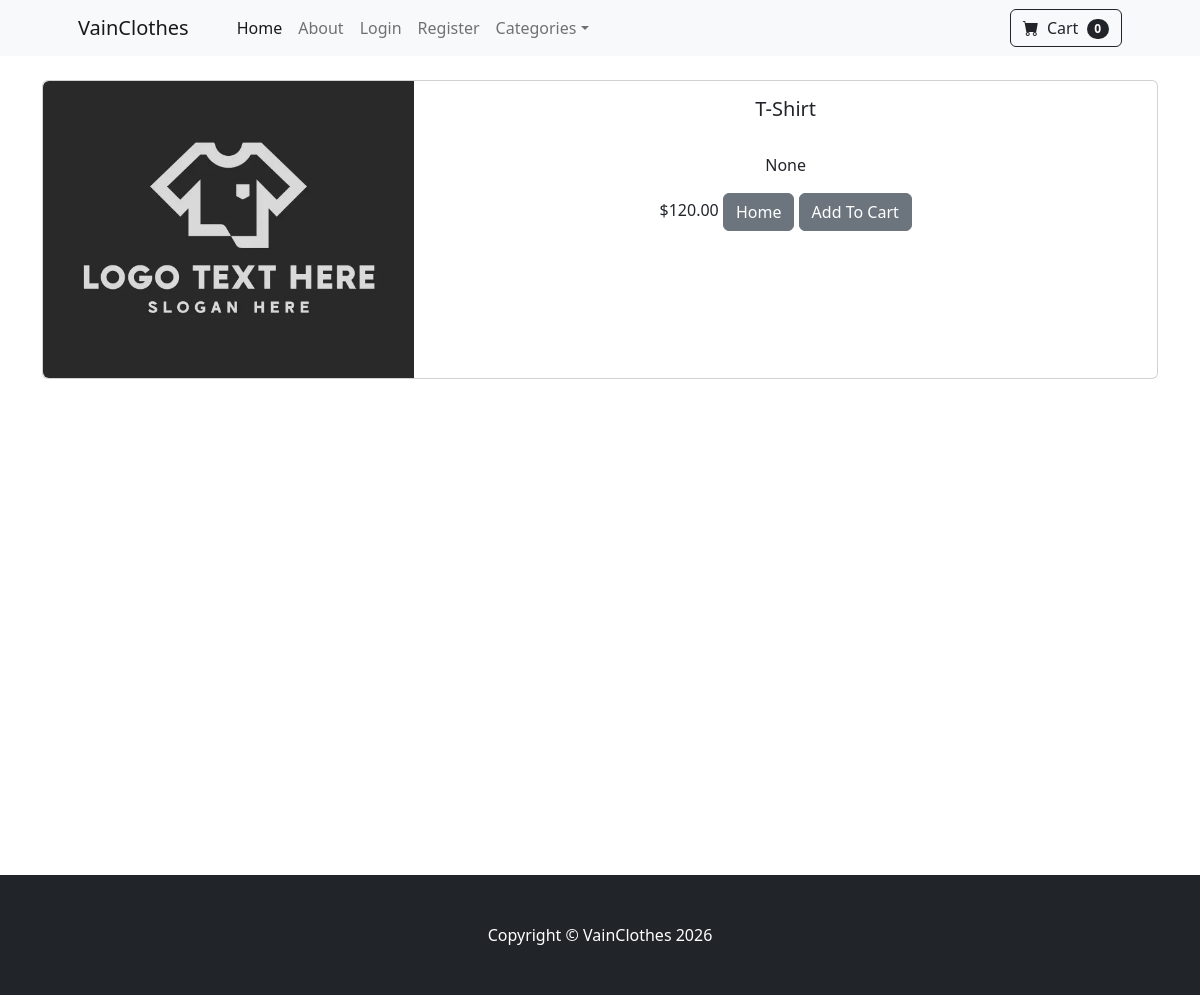
The page /vainclothes/product/3 on the database its author committed.
### vainclothes/models.py (models this page shows, shortened)
class Product(models.Model):
    name = models.CharField(max_length=100)
    price = models.DecimalField(default=0, decimal_places=2, max_digits=6)
    category = models.ForeignKey(Category, on_delete=models.CASCADE, default=1)
    description = models.CharField(max_length=250, default="", blank=True, null=True)
    image = models.ImageField(upload_to='uploads/product/')
    is_sale = models.BooleanField(default=False)
    sale_price = models.DecimalField(default=0, decimal_places=2, max_digits=6)

### vainclothes/views.py (the view)
# urls.py: path('product/<int:pk>', views.product, name='product'),
def product(request, pk):
    product = Product.objects.get(id=pk)
    return render(request, 'product.html', {'product': product})

### vainclothescart/cart.py (called while the page is built)
    def __len__(self):
        return len(self.cart)

### vainclothescart/context_processors.py (called while the page is built)
def cart(request):
    return {'cart': Cart(request)}

### vainclothes/templates/product.html (shortened to what this page needs)
{% extends 'base.html' %}
{% block content %}
<div class="container">
    <br/>
<div class="card mb-3">
  <div class="row g-0">
    <div class="col-md-4">
      <img src="{{ product.image.url }}" class="img-fluid rounded-start" alt="...">
    </div>
    <div class="col-md-8">
      <div class="card-body">
          <center>
        <h5 class="card-title">{{ product.name }}</h5>
          <br/>
        <p class="card-text justified">{{ product.description }}</p>
        {% if product.is_sale %}
              <div class="d-flex justify-content-center
                            small text-warning mb-2">
                <div class="bi-star-fill"></div>
                &nbsp;&nbsp;Sale!&nbsp;&nbsp;
                <div class="bi-star-fill"></div>
              </div>
              <strike>
                  ${{ product.price }}
              </strike>
              &nbsp;
              ${{ product.sale_price }}
              <p>Made in Turkey</p>
        {% else %}
            ${{ product.price }}
        {% endif %}
        <a href="{% url 'home' %}" class="btn btn-secondary">
            Home
        </a>
        <button type="button" value="{{ product.id }}" class="btn btn-secondary" id = 'add-cart'>
            Add To Cart
        </button>
            </center>
      </div>
    </div>
  </div>
</div>
<br/><br/><br/><br/><br/><br/><br/><br/><br/><br/>
<br/><br/><br/><br/><br/><br/><br/><br/><br/><br/>
</div>
{% endblock %}

### rows shown on the page
Product: image (picture), name "T-Shirt", description "None", price "120.00"

### other values the page prints
{{ cart|length }} "0"
